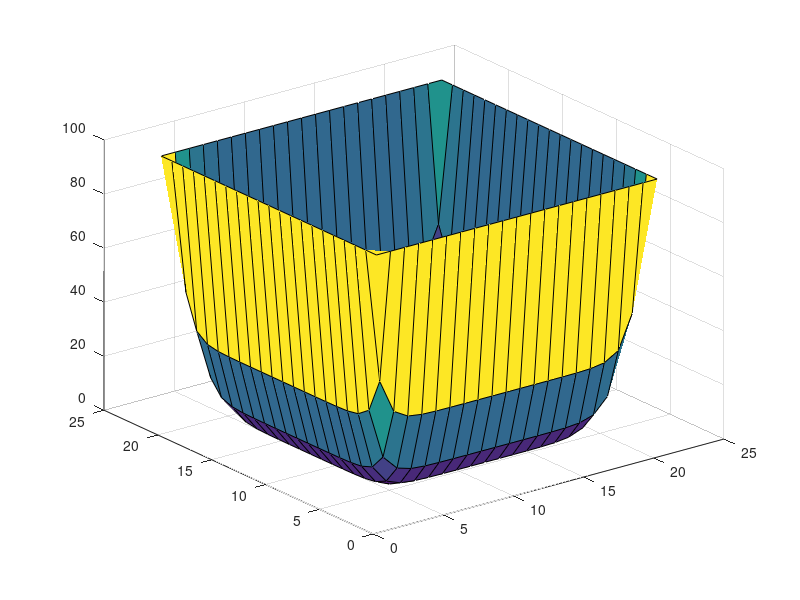

This figure's MATLAB source:
%A toy demo with a 21*21 meshgrid
u=zeros(21, 21);
h=0.1;
u(1,:)=100;     %boundary voltage
u(21,:)=100;
u(:,1)=100;
u(:,21)=100;

for i=2:5
   for j=2:10
       a=u(i,j);
       b=u(i,j+1);
       c=u(i+1,j);
       d=u(i,j-1);
       e=u(i-1,j);
       f=0.25*(b+c+d+e);
       
       u(i,j)=f;

   end
end

u(2:5,12:20)=fliplr(u(2:5,2:10));
u(17:20,2:20)=flipud(u(2:5,2:20));
u(6:16,2:5)=fliplr(rot90(u(2:5,6:16),-1));
u(6:16,17:20)=rot90(u(2:5,6:16),-1);
u(11,2:5)=0.5*(u(10,2:5)+u(12,2:5));   u(11,17:20)=0.5*(u(10,17:20)+u(12,17:20));
u(2:5,11)=0.5*(u(2:5,10)+u(2:5,12));   u(17:20,11)=0.5*(u(17:20,10)+u(17:20,12));

surf(u);
